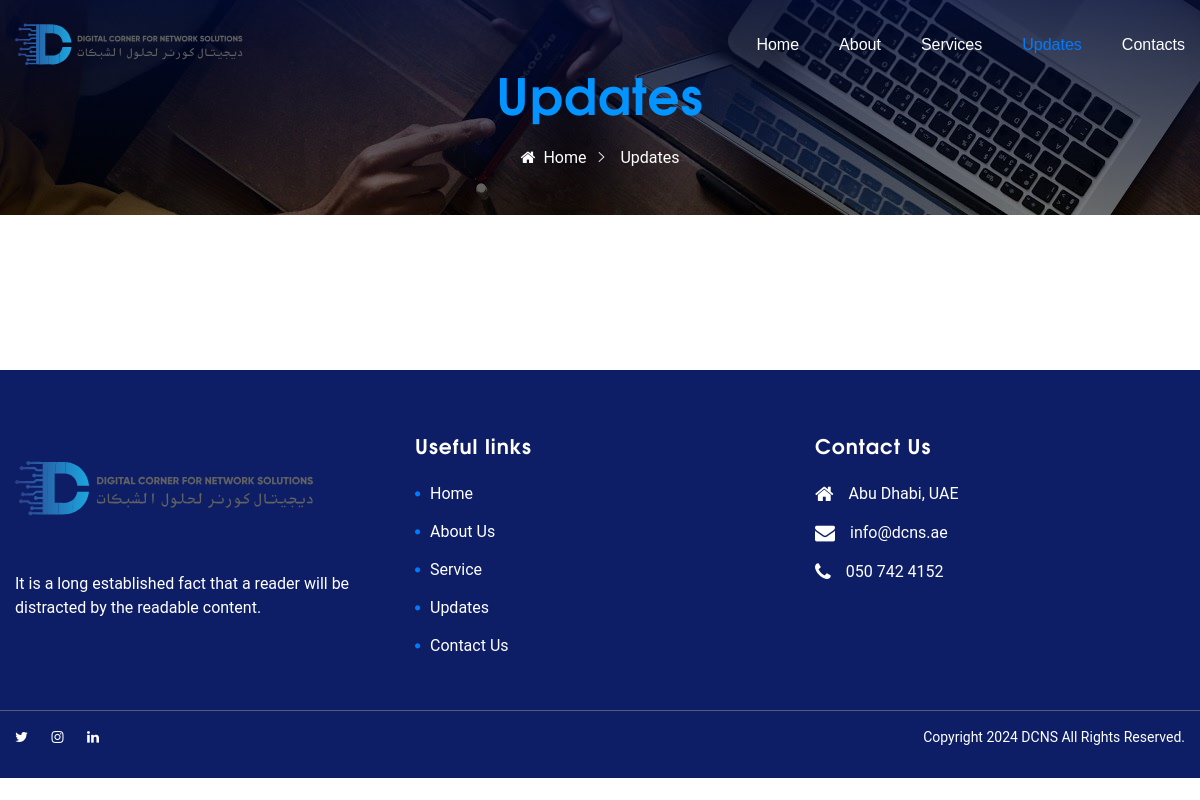
The app's page /updates/, older data.
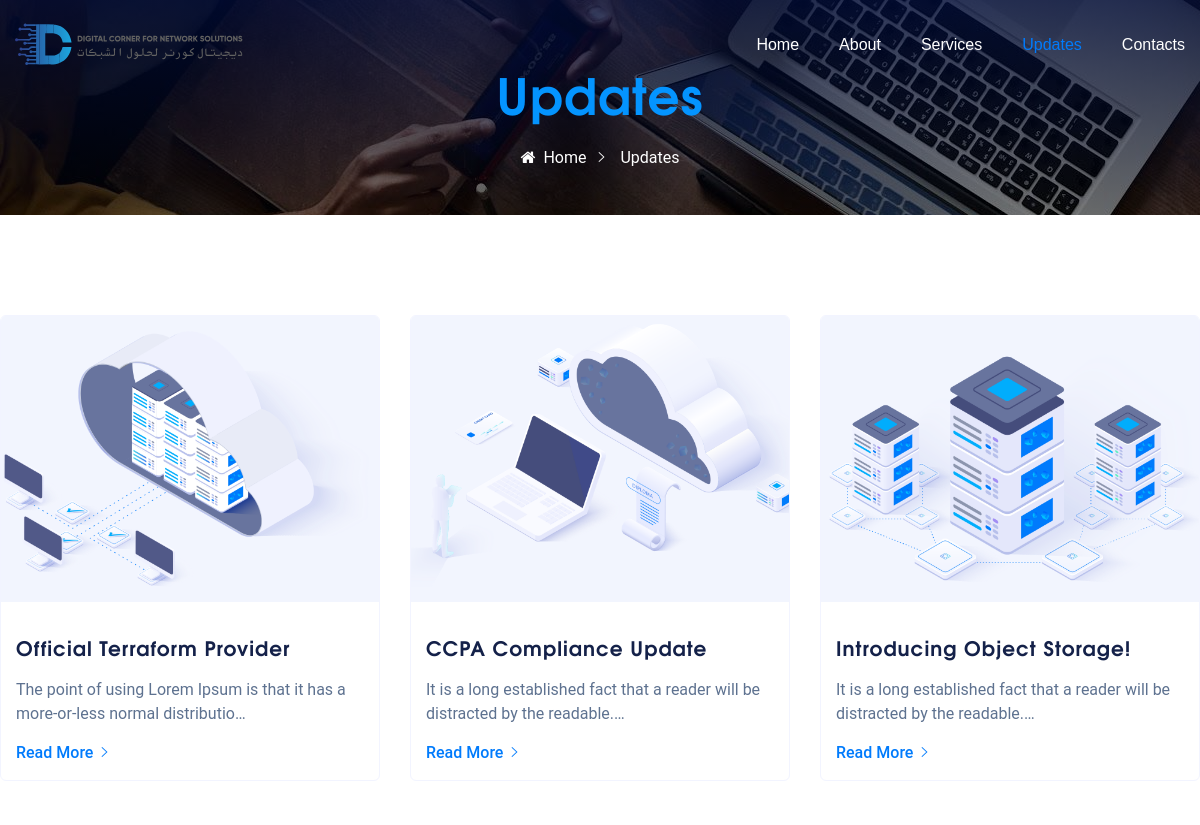
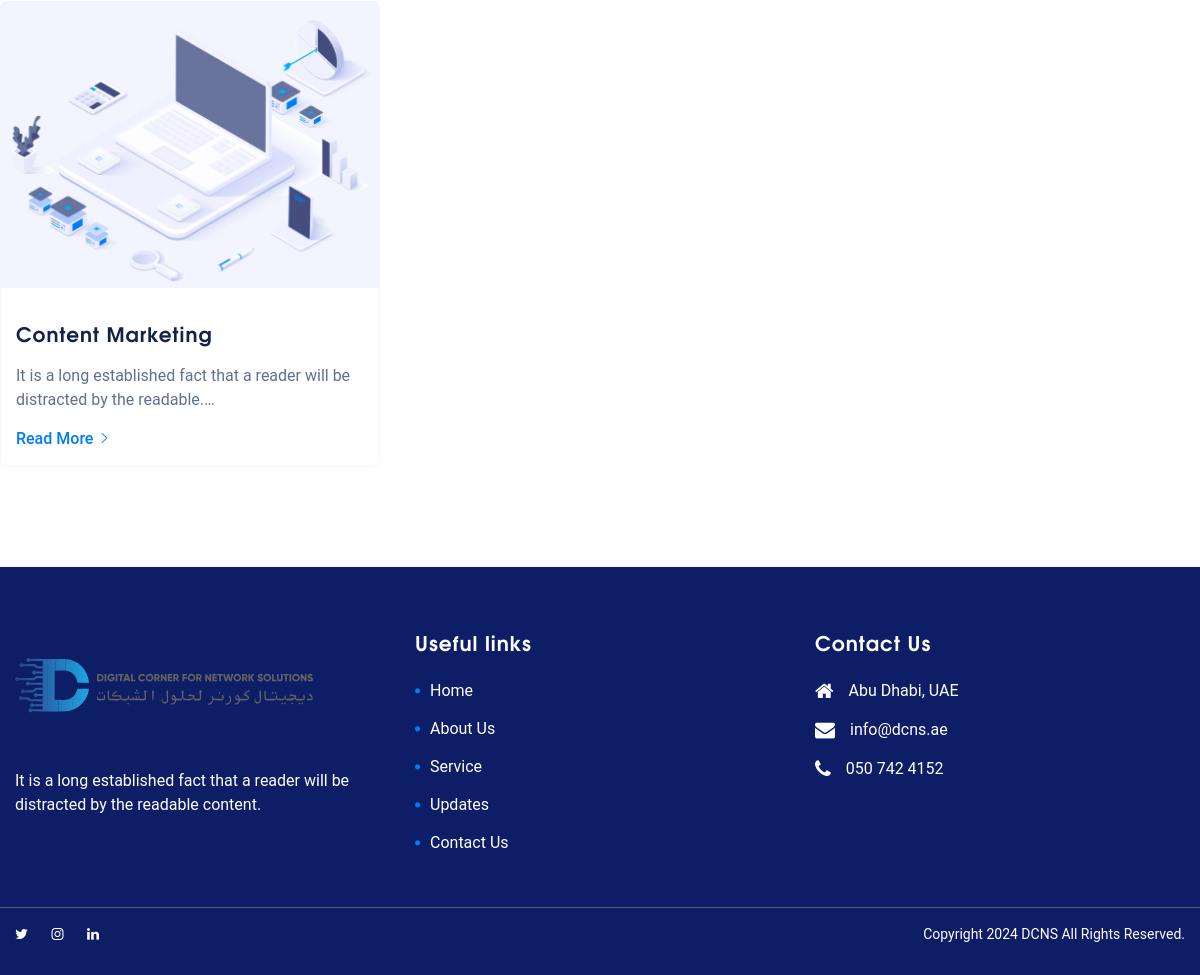
The same page, newer data (2 pictures, top to bottom).
### web/models.py (models this page shows, shortened)
class Updates(models.Model):
    title = models.CharField(max_length=255)
    slug = models.SlugField(unique=True)
    content = models.TextField()
    image = models.ImageField(upload_to='web/images/update/')
    pub_date = models.DateField(auto_now_add=True)
    author = models.ForeignKey(User, on_delete=models.CASCADE, default=1)
    category = models.CharField(max_length=100, blank=True, null=True)
    is_updates = models.BooleanField(default=False)
    is_home = models.BooleanField(default=False)
    is_create = models.DateTimeField(auto_now_add=True)
    class Meta:
        ordering = [
            "id",
        ]
        verbose_name = "Updates"
        verbose_name_plural = "Updates"
    def get_absolute_url(self):
        return reverse("web:updates_detail", kwargs={"slug": self.slug})

### web/views.py (the view)
# urls.py: path("updates/", views.UpdatesView.as_view(), name="updates"),
class UpdatesView(View):
    def get(self, request):
        updates = Updates.objects.filter(is_updates=True)
        context = {
            "is_updates": True,
            "updates": updates,
        }
        return render(request, "web/updates.html", context)

### templates/web/updates.html (shortened to what this page needs)
{% extends "web/partials/base-two.html" %}
{% load static %}
 {% block content %}
      <div class=" main-bg" >
         <div class="container-fluid p-0">
            <div class="text-left iq-breadcrumb-one
               iq-bg-over black     ">
               <div class="container">
                  <div class="row align-items-center">
                     <div class="col-sm-12">
                        <nav aria-label="breadcrumb" class="text-center iq-breadcrumb-two">
                           <h2 class="title">Updates</h2>
                           <ol class="breadcrumb main-bg">
                              <li class="breadcrumb-item"><a href="{% url "web:index" %}"><i class="fa fa-home mr-2"></i>Home</a></li> <li class="breadcrumb-item active">Updates</li>
                           </ol>
                        </nav>
                     </div>
                  </div>
               </div>
            </div>
         </div>
      </div>
      <section class="iq-blog-section iq-pb-55">
         <div class="container">
            <div class="row">
               <div class="iq-blog text-left ">
                  <div class="row">
                     {% for update in updates %}
                     <div class="col-lg-4 col-md-6 qloud-space-bottom ">
                        <div class="iq-blog-box">
                           <div class="iq-blog-image clearfix">
                              <img src="{{ update.image.url }}" class="img-fluid" alt="blog"/>
                           </div>
                           <div class="iq-blog-detail">
                              <div class="blog-title">
                                 <a href="javascript:volid()">
                                    <h5 class="mb-3">{{ update.title }}</h5>
                                 </a>
                              </div>
                              <p class="">{{ update.content|truncatechars:80 }}</p>
                              <div class="blog-button">
                                 <a class="iq-btn-link" href="{{ update.get_absolute_url }}">Read More<i class="ml-2 ion-ios-arrow-right"             ></i></a>
                              </div>
                           </div>
                        </div>
                     </div>
                     {% endfor %}
                  </div>
               </div>
            </div>
         </div>
      </section>
{% endblock %}

Row changes from the older to the newer data that the page shows:
added Updates: image (picture), title "Official Terraform Provider", content "The point of using Lorem Ipsum is that it has a more-or-less normal distributio…"
added Updates: image (picture), title "CCPA Compliance Update", content "It is a long established fact that a reader will be distracted by the readable.…"
added Updates: image (picture), title "Introducing Object Storage!", content "It is a long established fact that a reader will be distracted by the readable.…"
added Updates: image (picture), title "Content Marketing", content "It is a long established fact that a reader will be distracted by the readable.…"
